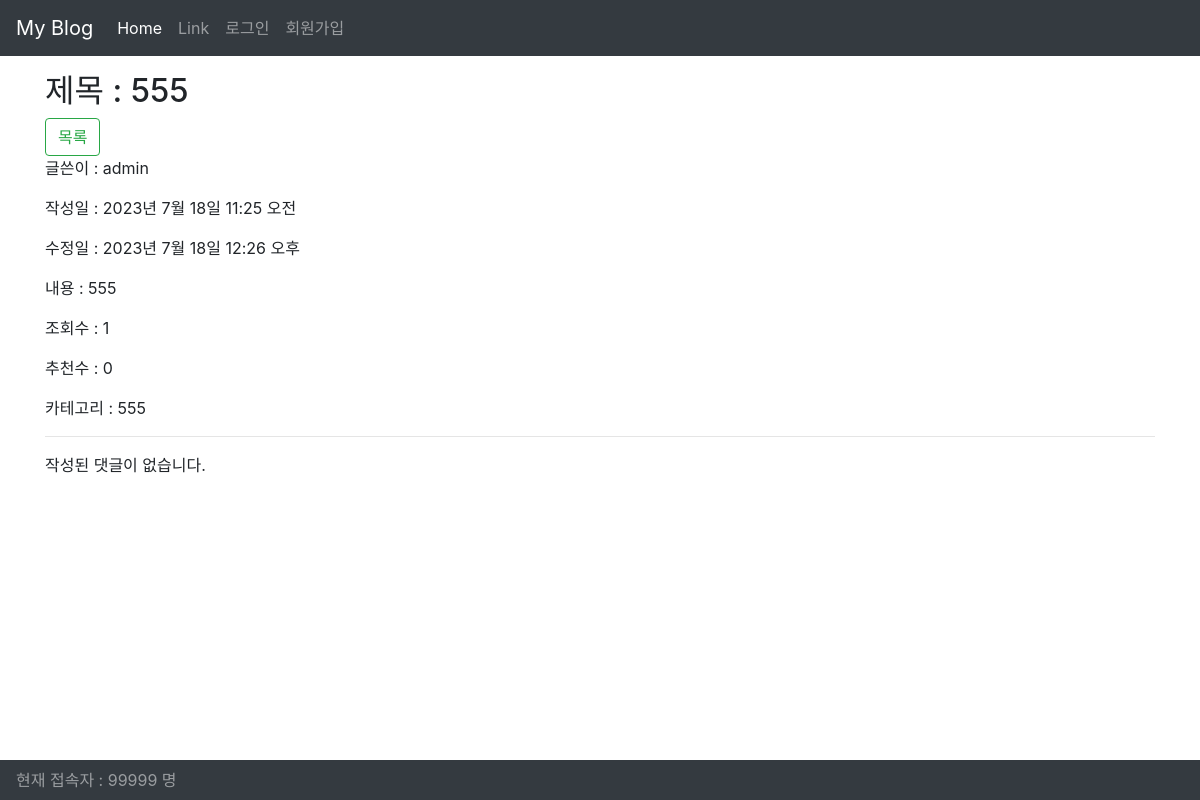
The page /blog/detail/5/ on the database its author committed.
### blog/models.py (models this page shows)
class Post(models.Model):
    title = models.CharField(max_length=200)
    content = models.TextField()
    writer = models.ForeignKey(User, on_delete=models.CASCADE)
    updated_at = models.DateTimeField(auto_now=True)
    created_at = models.DateTimeField(auto_now_add=True)
    views = models.IntegerField(default=0)
    likes = models.IntegerField(default=0)
    category = models.CharField(max_length=50)

### blog/views.py (the view)
# urls.py: path("detail/<int:post_id>/", views.PostDetail.as_view(), name="detail"),
class PostDetail(View):
    def get(self, request, post_id):
        post = Post.objects.get(pk=post_id)
        post.views += 1
        post.save()
        context = {
            "post": post,
            "comment_form": CommentForm,
        }
        print(post_id)
        return render(request, "blog/post_detail.html", context)

### blog/templates/blog/post_detail.html (shortened to what this page needs)
{% extends "base.html" %}
{% block content %}
<h2>제목 : {{ post.title }}</h2>
<a href="{% url 'blog:list' %}" class='btn btn-outline-success'>목록</a>
<p>글쓴이 : {{ post.writer }}</p>
<p>작성일 : {{ post.created_at }}</p>
<p>수정일 : {{ post.updated_at }}</p>
<p>내용 : {{ post.content }}</p>
<p>조회수 : {{ post.views }}</p>
<p>추천수 : {{ post.likes }}</p>
<p>카테고리 : {{ post.category }}</p>
<hr>
{% if post.comment_set.all %}
<ul class='list-group'>
    {% for comment in post.comment_set.all %}
    <li class='list-group-item d-flex justify-content-between align-items-center'>
        <div>
            <div class="badge bg-secondary">{{ comment.created_at }}</div>
            <div class="text-wrap text-break">{{ comment.content }}</div>
        </div>
        {% comment %} {% if request.user == comment.writer %} {% endcomment %}
        {% if comment.writer == request.user %}
        <form action="{% url 'blog:cm-delete' comment_id=comment.pk %}" method='post'>
            {% csrf_token %}
            <input type="submit" value='X' class="btn btn-outline-danger">
        </form>
        {% endif %}
    </li>
    {% endfor %}
</ul>
{% else %}
<p>작성된 댓글이 없습니다.</p>
{% endif %}
{% endblock content %}

### rows shown on the page
Post: title "555", writer "admin", created_at "2023년 7월 18일 11:25 오전", updated_at "2023년 7월 18일 12:26 오후", content "555", views "1", likes "0", category "555"
